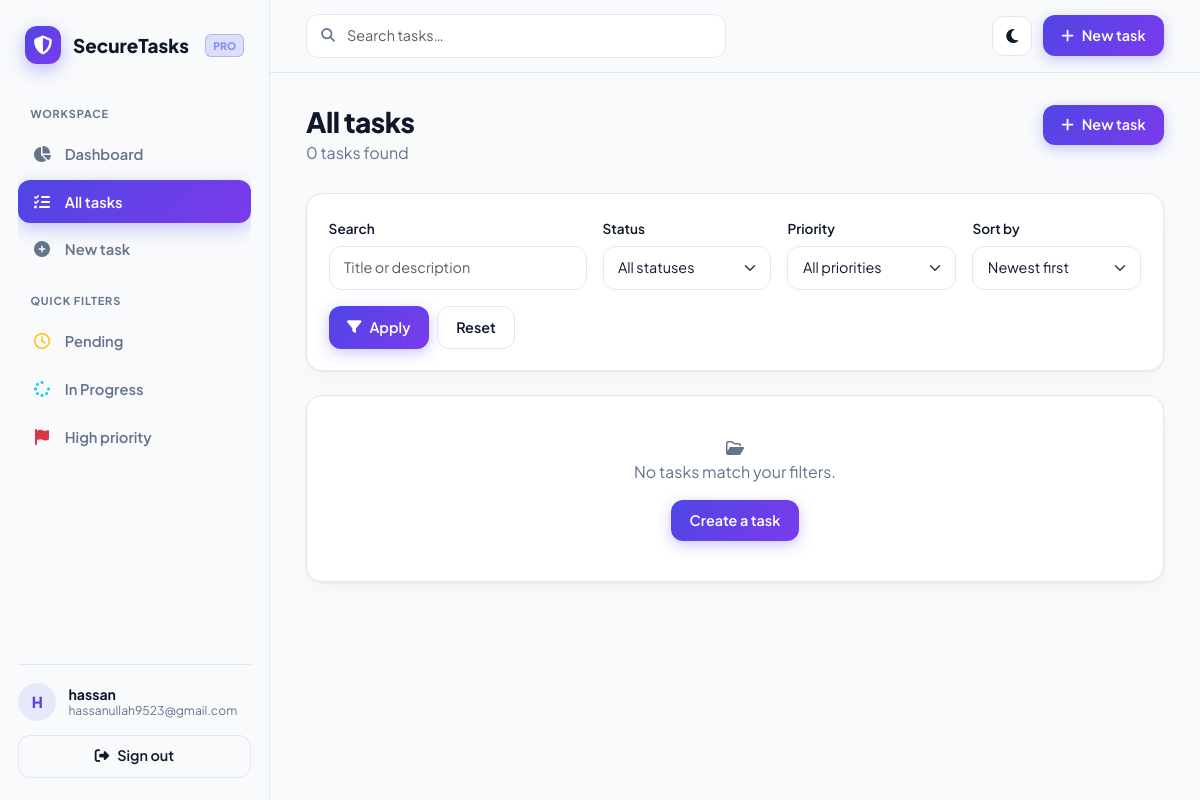
Page /tasks (signed in) on the committed database.
### app/models.py (models this page shows, shortened)
class User(UserMixin, db.Model):
    __tablename__ = "users"
    id = db.Column(db.Integer, primary_key=True)
    username = db.Column(db.String(32), unique=True, nullable=False, index=True)
    email = db.Column(db.String(120), unique=True, nullable=False, index=True)
    password_hash = db.Column(db.String(256), nullable=False)
    created_at = db.Column(db.DateTime, default=utcnow, nullable=False)
    tasks = db.relationship(
        "Task", back_populates="owner", cascade="all, delete-orphan"
    )

### app/routes.py (the view, shortened to what this page needs)
@main_bp.route("/tasks")
@login_required
def tasks():
    status = request.args.get("status", "")
    priority = request.args.get("priority", "")
    sort = request.args.get("sort", "newest")
    search = (request.args.get("q", "") or "").strip()[:100]
    page = max(request.args.get("page", 1, type=int) or 1, 1)
    status = status if status in TASK_STATUSES else ""
    priority = priority if priority in TASK_PRIORITIES else ""
    sort = sort if sort in SORT_OPTIONS else "newest"
    query = db.select(Task).where(
        Task.user_id == current_user.id
    )
    if status:
        query = query.where(Task.status == status)
    if priority:
        query = query.where(Task.priority == priority)
    if search:
        pattern = f"%{_escape_like(search)}%"
        query = query.where(
            Task.title.ilike(pattern, escape="\\")
            | Task.description.ilike(pattern, escape="\\")
        )
    if sort == "oldest":
        query = query.order_by(
            Task.created_at.asc(),
            Task.id.asc(),
        )
    elif sort == "due":
        query = query.order_by(
            Task.due_date.is_(None),
            Task.due_date.asc(),
            Task.id.desc(),
        )
    else:
        query = query.order_by(
            Task.created_at.desc(),
            Task.id.desc(),
        )
    pagination = db.paginate(
        query,
        page=page,
        per_page=TASKS_PER_PAGE,
        error_out=False,
    )
    return render_template(
        "tasks.html",
        pagination=pagination,
        tasks=pagination.items,
        filters={
            "status": status,
            "priority": priority,
            "q": search,
            "sort": sort,
        },
        status_labels=STATUS_LABELS,
        priority_labels=PRIORITY_LABELS,
        sort_options=SORT_OPTIONS,
    )

### app/__init__.py (called while the page is built)
def _register_security_headers(app):
    @app.after_request
    def set_security_headers(response):
        response.headers.setdefault(
            "Content-Security-Policy", CONTENT_SECURITY_POLICY
        )
        response.headers.setdefault("X-Content-Type-Options", "nosniff")
        response.headers.setdefault("X-Frame-Options", "DENY")
        response.headers.setdefault(
            "Referrer-Policy", "strict-origin-when-cross-origin"
        )
        response.headers.setdefault(
            "Permissions-Policy",
            "geolocation=(), microphone=(), camera=()",
        )
        return response

### app/models.py (called while the page is built)
@login_manager.user_loader
def load_user(user_id):
    try:
        return db.session.get(User, int(user_id))
    except (TypeError, ValueError):
        return None

### app/templates/tasks.html (shortened to what this page needs)
{% extends "base.html" %}
{% from "_macros.html" import status_badge, priority_badge, due_label %}
{% block content %}
{% set back_url = request.full_path.rstrip('?') %}
<div class="page-header">
  <div>
    <h1>All tasks</h1>
    <p class="text-secondary mb-0">{{ pagination.total }} task{{ '' if pagination.total == 1 else 's' }} found</p>
  </div>
  <a class="btn btn-brand" href="{{ url_for('main.create_task') }}">
    <i class="fa-solid fa-plus" aria-hidden="true"></i> New task
  </a>
</div>
<form class="card-surface filter-bar" method="get" action="{{ url_for('main.tasks') }}">
  <div class="filter-field filter-search">
    <label class="form-label" for="filter-q">Search</label>
    <input id="filter-q" type="search" name="q" class="form-control" maxlength="100"
           placeholder="Title or description" value="{{ filters.q }}">
  </div>
  <div class="filter-field">
    <label class="form-label" for="filter-status">Status</label>
    <select id="filter-status" name="status" class="form-select">
      <option value="">All statuses</option>
    </select>
  </div>
  <div class="filter-field">
    <label class="form-label" for="filter-priority">Priority</label>
    <select id="filter-priority" name="priority" class="form-select">
      <option value="">All priorities</option>
    </select>
  </div>
  <div class="filter-field">
    <label class="form-label" for="filter-sort">Sort by</label>
    <select id="filter-sort" name="sort" class="form-select">
      {% for key, label in sort_options.items() %}
        <option value="{{ key }}" {{ 'selected' if filters.sort == key }}>{{ label }}</option>
      {% endfor %}
    </select>
  </div>
  <div class="filter-actions">
    <button type="submit" class="btn btn-brand"><i class="fa-solid fa-filter" aria-hidden="true"></i> Apply</button>
    <a class="btn btn-outline-secondary" href="{{ url_for('main.tasks') }}">Reset</a>
  </div>
</form>
{% if tasks %}
  <ul class="task-list">
    {% for task in tasks %}
      <li class="card-surface task-item {{ 'is-done' if task.is_completed }}">
        <div class="task-check">
          {% if task.is_completed %}
            <span class="check-done" title="Completed"><i class="fa-solid fa-circle-check" aria-hidden="true"></i></span>
          {% else %}
            <form method="post" action="{{ url_for('main.complete_task', task_id=task.id) }}">
              <input type="hidden" name="csrf_token" value="{{ csrf_token() }}">
              <input type="hidden" name="next" value="{{ back_url }}">
              <button type="submit" class="check-btn" title="Mark as completed" aria-label="Mark {{ task.title }} as completed">
                <i class="fa-regular fa-circle" aria-hidden="true"></i>
              </button>
            </form>
          {% endif %}
        </div>
        <div class="task-body">
          <h2 class="task-title">{{ task.title }}</h2>
          {% if task.description %}
            <p class="task-desc">{{ task.description|truncate(140) }}</p>
          {% endif %}
          <div class="task-meta">
            {{ status_badge(task) }} {{ priority_badge(task) }} {{ due_label(task) }}
          </div>
        </div>
        <div class="task-actions">
          <a class="icon-btn" href="{{ url_for('main.edit_task', task_id=task.id) }}"
             title="Edit task" aria-label="Edit {{ task.title }}"><i class="fa-solid fa-pen" aria-hidden="true"></i></a>
          <form method="post" action="{{ url_for('main.delete_task', task_id=task.id) }}"
                data-confirm="Delete this task permanently?">
            <input type="hidden" name="csrf_token" value="{{ csrf_token() }}">
            <input type="hidden" name="next" value="{{ back_url }}">
            <button type="submit" class="icon-btn danger" title="Delete task" aria-label="Delete {{ task.title }}">
              <i class="fa-solid fa-trash" aria-hidden="true"></i>
            </button>
          </form>
        </div>
      </li>
    {% endfor %}
  </ul>
  {% if pagination.pages > 1 %}
    <nav aria-label="Task pages">
      <ul class="pagination justify-content-center">
        <li class="page-item {{ 'disabled' if not pagination.has_prev }}">
          <a class="page-link" href="{{ url_for('main.tasks', page=pagination.prev_num, status=filters.status, priority=filters.priority, q=filters.q, sort=filters.sort) if pagination.has_prev else '#' }}">Previous</a>
        </li>
        {% for p in pagination.iter_pages() %}
          {% if p %}
            <li class="page-item {{ 'active' if p == pagination.page }}">
              <a class="page-link" href="{{ url_for('main.tasks', page=p, status=filters.status, priority=filters.priority, q=filters.q, sort=filters.sort) }}">{{ p }}</a>
            </li>
          {% else %}
            <li class="page-item disabled"><span class="page-link">…</span></li>
          {% endif %}
        {% endfor %}
        <li class="page-item {{ 'disabled' if not pagination.has_next }}">
          <a class="page-link" href="{{ url_for('main.tasks', page=pagination.next_num, status=filters.status, priority=filters.priority, q=filters.q, sort=filters.sort) if pagination.has_next else '#' }}">Next</a>
        </li>
      </ul>
    </nav>
  {% endif %}
{% else %}
  <div class="card-surface empty-state">
    <i class="fa-regular fa-folder-open" aria-hidden="true"></i>
    <p>No tasks match your filters.</p>
    <a class="btn btn-brand btn-sm" href="{{ url_for('main.create_task') }}">Create a task</a>
  </div>
{% endif %}
{% endblock %}

### app/templates/base.html (shortened to what this page needs)
<!doctype html>
{% set authed = current_user.is_authenticated %}
<html lang="en" data-bs-theme="dark">
<head>
    <link
        href="https://cdn.jsdelivr.net/npm/bootstrap@5.3.3/dist/css/bootstrap.min.css"
        rel="stylesheet"
    >
    <link
        rel="stylesheet"
        href="https://cdnjs.cloudflare.com/ajax/libs/font-awesome/6.5.2/css/all.min.css"
    >
    <link
        rel="stylesheet"
        href="{{ url_for('static', filename='css/style.css') }}"
    >
</head>
<body>
<div class="{{ 'app-shell' if authed else 'guest-shell' }}">
    {% if authed %}
    <aside
        class="sidebar offcanvas-lg offcanvas-start"
        tabindex="-1"
        id="sidebar"
        aria-label="Main navigation"
    >
        <div class="sidebar-inner">
            <a class="sidebar-brand" href="{{ url_for('main.dashboard') }}">
                <span class="brand-mark">
                    <i class="fa-solid fa-shield-halved" aria-hidden="true"></i>
                </span>
                <span class="brand-name">SecureTasks</span>
                <span class="brand-badge">PRO</span>
            </a>
            <nav class="sidebar-nav">
                <span class="nav-heading">Workspace</span>
                <a
                    class="nav-link-app {{ 'active' if request.endpoint == 'main.dashboard' }}"
                    href="{{ url_for('main.dashboard') }}"
                >
                    <i class="fa-solid fa-chart-pie" aria-hidden="true"></i>
                    <span>Dashboard</span>
                </a>
                <a
                    class="nav-link-app {{ 'active' if request.endpoint in ('main.tasks', 'main.edit_task') }}"
                    href="{{ url_for('main.tasks') }}"
                >
                    <i class="fa-solid fa-list-check" aria-hidden="true"></i>
                    <span>All tasks</span>
                </a>
                <a
                    class="nav-link-app {{ 'active' if request.endpoint == 'main.create_task' }}"
                    href="{{ url_for('main.create_task') }}"
                >
                    <i class="fa-solid fa-circle-plus" aria-hidden="true"></i>
                    <span>New task</span>
                </a>
                <span class="nav-heading">Quick filters</span>
                <a
                    class="nav-link-app {{ 'active' if request.args.get('status') == 'pending' }}"
                    href="{{ url_for('main.tasks', status='pending') }}"
                >
                    <i class="fa-regular fa-clock text-warning" aria-hidden="true"></i>
                    <span>Pending</span>
                </a>
                <a
                    class="nav-link-app {{ 'active' if request.args.get('status') == 'in_progress' }}"
                    href="{{ url_for('main.tasks', status='in_progress') }}"
                >
                    <i class="fa-solid fa-spinner text-info" aria-hidden="true"></i>
                    <span>In Progress</span>
                </a>
                <a
                    class="nav-link-app {{ 'active' if request.args.get('priority') == 'high' }}"
                    href="{{ url_for('main.tasks', priority='high') }}"
                >
                    <i class="fa-solid fa-flag text-danger" aria-hidden="true"></i>
                    <span>High priority</span>
                </a>
            </nav>
            <div class="sidebar-footer">
                <div class="user-chip">
                    <span class="avatar">{{ current_user.username[:1]|upper }}</span>
                    <div class="user-chip-text">
                        <strong>{{ current_user.username }}</strong>
                        <small>{{ current_user.email }}</small>
                    </div>
                </div>
                <form method="post" action="{{ url_for('auth.logout') }}">
                    <button type="submit" class="btn btn-outline-secondary w-100 btn-sm">
                        <i class="fa-solid fa-right-from-bracket" aria-hidden="true"></i> Sign out
                    </button>
                </form>
            </div>
        </div>
    </aside>
    {% endif %}
    <div class="app-main">
        {% if authed %}
        <header class="topbar">
            <form class="topbar-search" method="get" action="{{ url_for('main.tasks') }}" role="search">
                <i class="fa-solid fa-magnifying-glass" aria-hidden="true"></i>
                <input
                    type="search"
                    name="q"
                    maxlength="100"
                    class="form-control"
                    placeholder="Search tasks…"
                    aria-label="Search tasks"
                    value="{{ request.args.get('q', '') if request.endpoint == 'main.tasks' }}"
                >
            </form>
            <div class="topbar-actions">
                <button class="icon-btn" type="button" data-theme-toggle aria-label="Toggle dark mode">
                    <i class="fa-solid fa-moon theme-icon-dark" aria-hidden="true"></i>
                </button>
                <a class="btn btn-brand btn-sm d-none d-sm-inline-flex" href="{{ url_for('main.create_task') }}">
                    <i class="fa-solid fa-plus" aria-hidden="true"></i> New task
                </a>
            </div>
        </header>
        {% else %}
        <button class="icon-btn guest-theme-toggle" type="button" data-theme-toggle aria-label="Toggle dark mode">
            <i class="fa-solid fa-moon theme-icon-dark" aria-hidden="true"></i>
            <i class="fa-solid fa-sun theme-icon-light" aria-hidden="true"></i>
        </button>
        {% endif %}
        <main class="{{ 'content' if authed else 'guest-content' }}" id="main">
            {% block content %}{% endblock %}
        </main>
    </div>
</div>
</body>
</html>

### rows in the picture
User: username "H", username "hassan", email "hassanullah9523@gmail.com"

### other values in the picture
{{ pagination.total }} "0"
{{ '' if pagination.total == 1 else 's' }} "s"
form field sort "Newest first"
